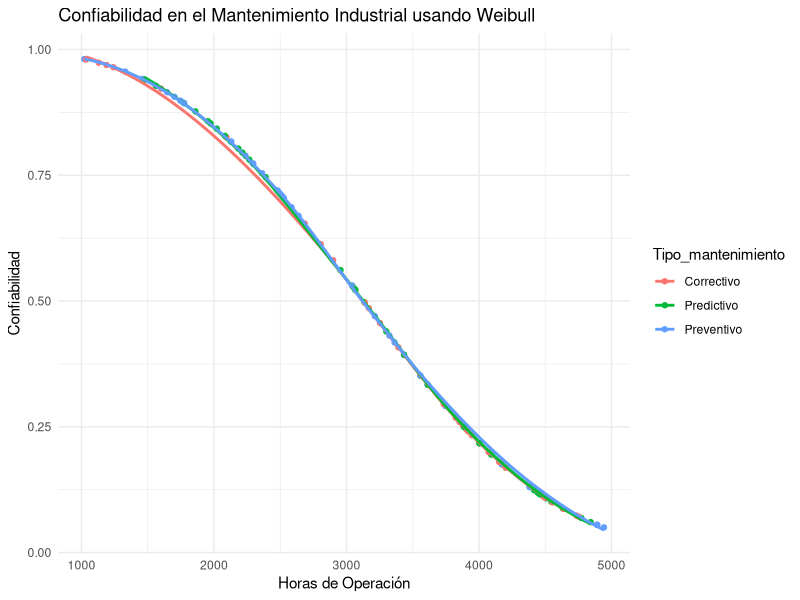

This chart was generated by the following R code:

# Rscript confiabilidad.r
library(dplyr)
library(ggplot2)
library(survival)
library(MASS)

# Leer los datos del archivo CSV
data <- read.csv("mantenimiento_industrial.csv")

# Ajustar el modelo Weibull utilizando la función survreg
# Supongamos que los fallos ocurren a intervalos de tiempo iguales
# Aquí, la variable tiempo de operación se utiliza como tiempo hasta fallo
weibull_fit <- survreg(Surv(Horas_de_operación, Fallos > 0) ~ 1, data = data, dist = "weibull")

# Extraer los parámetros de la distribución de Weibull
shape <- 1 / weibull_fit$scale
scale <- exp(coef(weibull_fit))

# Calcular la confiabilidad utilizando la distribución de Weibull
data <- data %>%
  mutate(Confiabilidad = pweibull(Horas_de_operación, shape = shape, scale = scale, lower.tail = FALSE))

# Generar la figura
ggplot(data, aes(x = Horas_de_operación, y = Confiabilidad, color = Tipo_mantenimiento)) +
  geom_point() +
  geom_smooth(method = "loess", se = FALSE) +
  labs(title = "Confiabilidad en el Mantenimiento Industrial usando Weibull",
       x = "Horas de Operación",
       y = "Confiabilidad") +
  theme_minimal()

# REFERENCIA
# OpenAI (2024). ChatGPT (Versión del 04 de Julio)
# [Confiabilidad en Mantenimiento Industrial]. 
# https://chatgpt.com/share/7bde6717-e8ae-4bad-b812-6b1044d9064e


